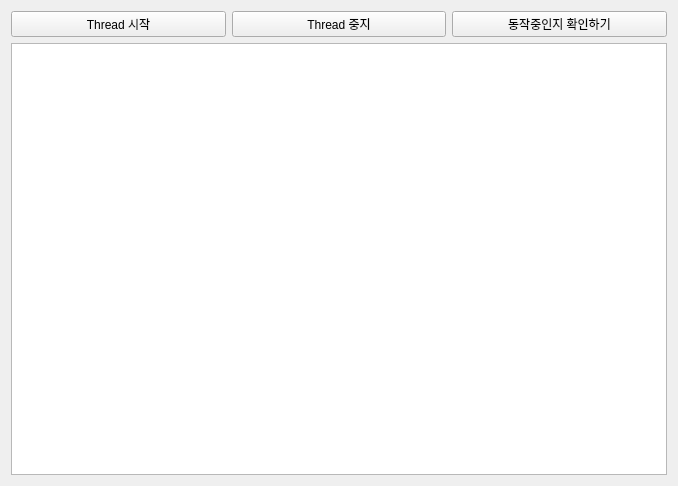
<?xml version="1.0" encoding="UTF-8"?>
<ui version="4.0">
 <class>Widget</class>
 <widget class="QWidget" name="Widget">
  <property name="geometry">
   <rect>
    <x>0</x>
    <y>0</y>
    <width>678</width>
    <height>486</height>
   </rect>
  </property>
  <property name="windowTitle">
   <string>Widget</string>
  </property>
  <layout class="QVBoxLayout" name="verticalLayout">
   <item>
    <layout class="QHBoxLayout" name="horizontalLayout">
     <item>
      <widget class="QPushButton" name="pbtStart">
       <property name="text">
        <string>Thread 시작</string>
       </property>
      </widget>
     </item>
     <item>
      <widget class="QPushButton" name="pbtStop">
       <property name="text">
        <string>Thread 중지</string>
       </property>
      </widget>
     </item>
     <item>
      <widget class="QPushButton" name="pbtIsRunning">
       <property name="text">
        <string>동작중인지 확인하기</string>
       </property>
      </widget>
     </item>
    </layout>
   </item>
   <item>
    <widget class="QTextEdit" name="textEdit"/>
   </item>
  </layout>
 </widget>
 <resources/>
 <connections/>
</ui>
